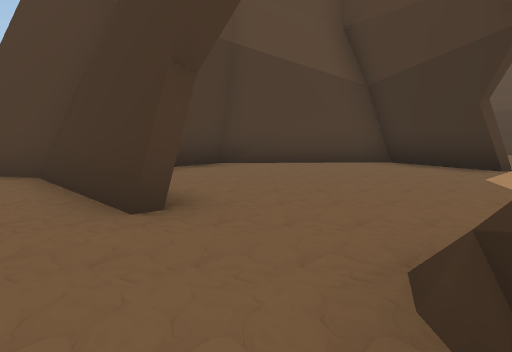
View 1 (above)

22 first-person views from a walk through a Unity game level. The camera is 1.2 m above the floor, tilts 6° down and sees 70° across. The floor is counted in squares, 2 m on a side. Each view is taken from the middle of a square. On the plan, view 1 faces up. The plan holds only what a view shows up to about 10 squares ahead; the rest is blank. The place goes on beyond the plan. The player character is not drawn. Some animated figures are not drawn.

View 2
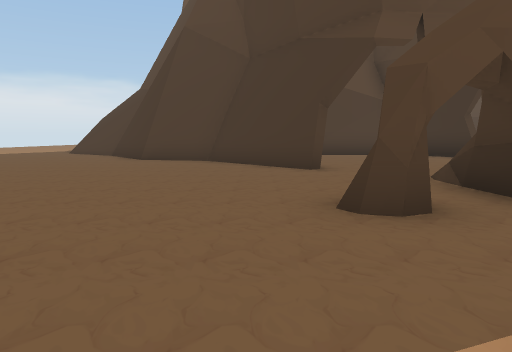

View 3
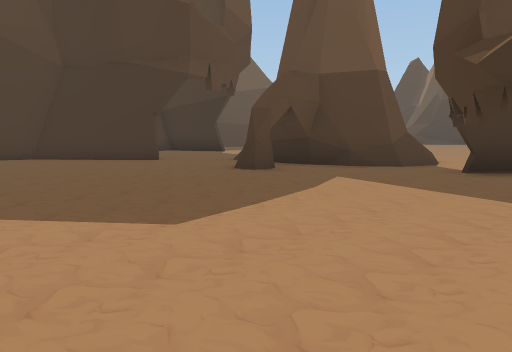

View 4
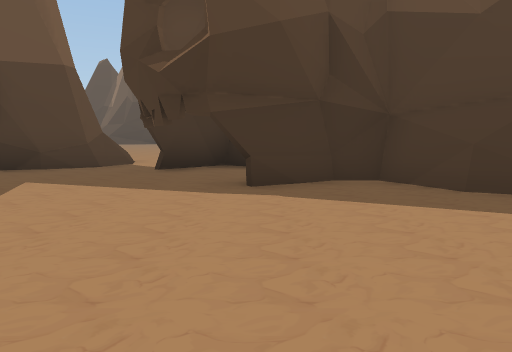

View 5
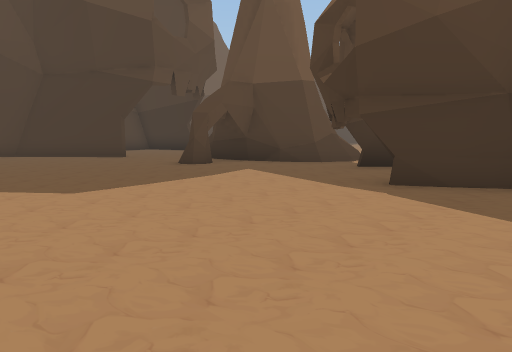

View 6
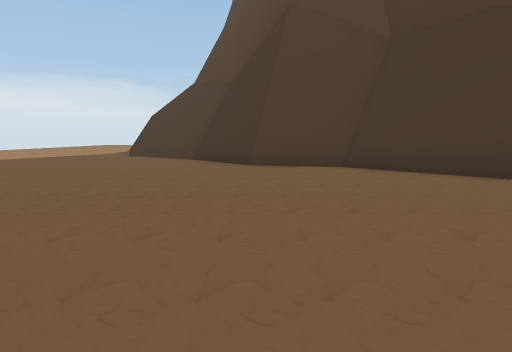

View 7
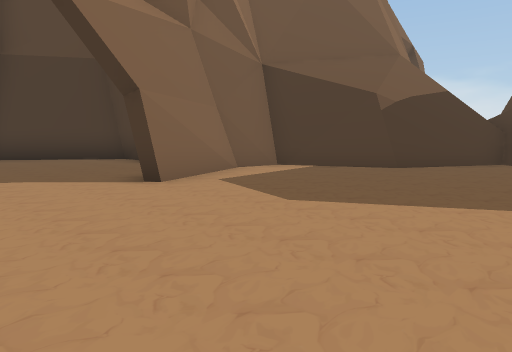

View 8
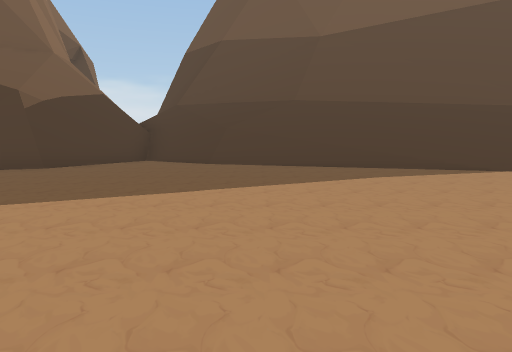

View 9
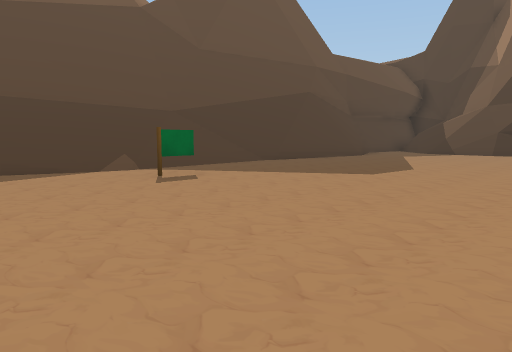

View 10
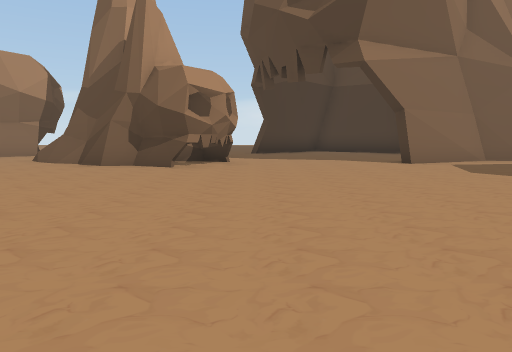

View 11
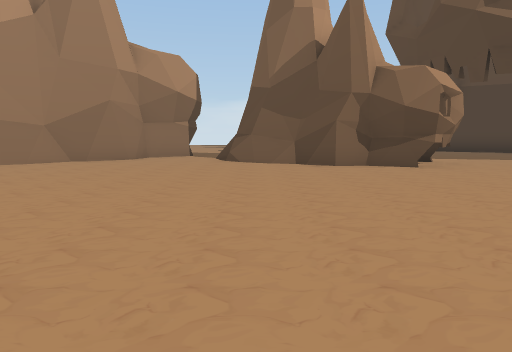

View 12
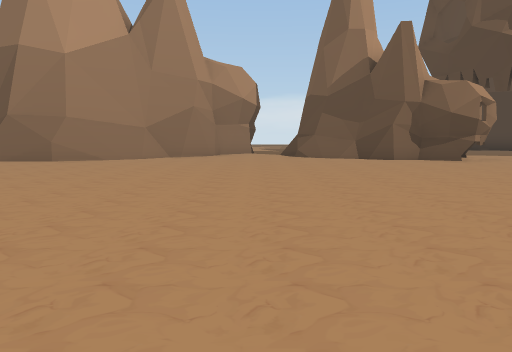

View 13
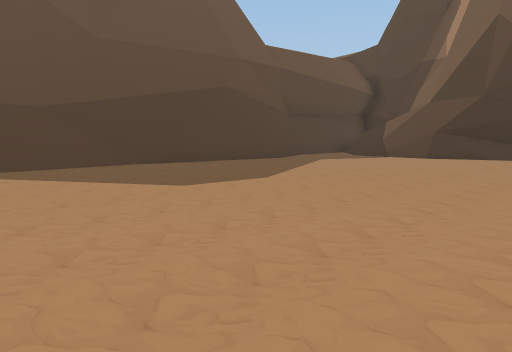

View 14
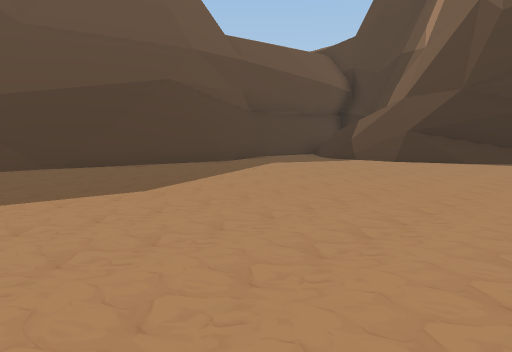

View 15
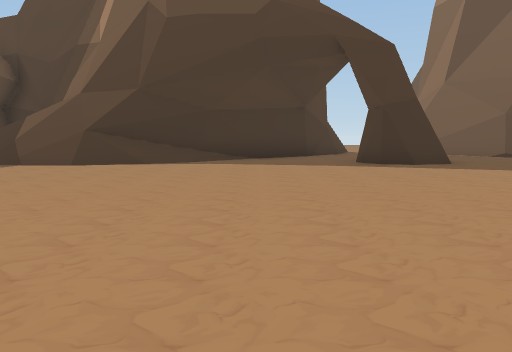

View 16
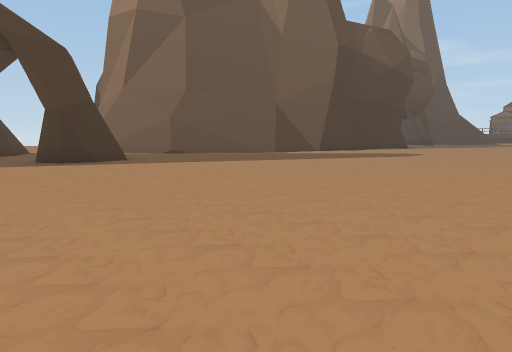

View 17
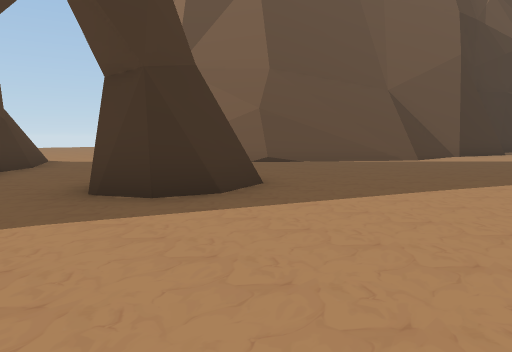

View 18
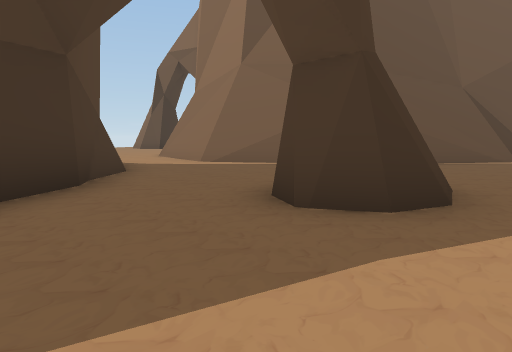

View 19
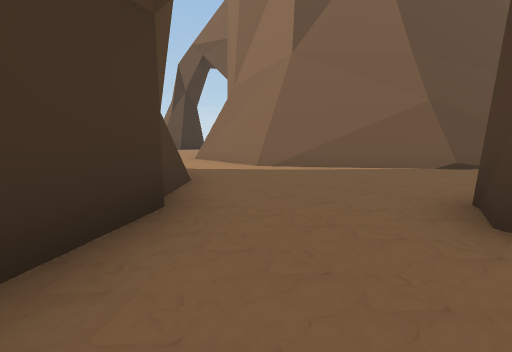

View 20
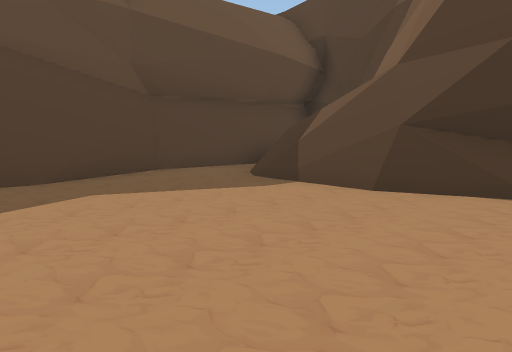

View 21
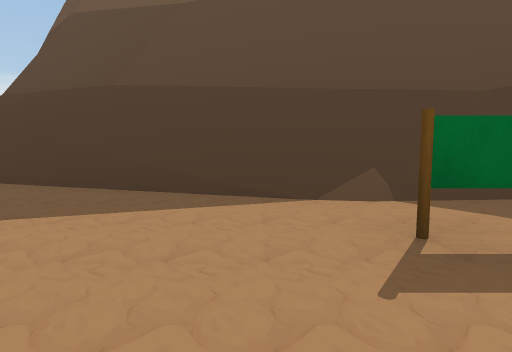

View 22
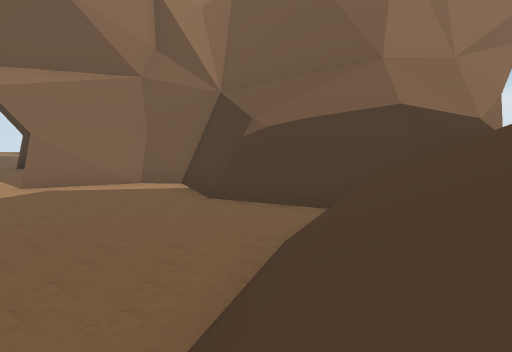

### Floor plan
Key: @ floor where view 1 was taken; # wall or solid block; . main floor; : floor 2.75 m higher than the main floor; + floor 3.5 m higher than the main floor; / step, stairs or slope; = window, fence, low wall or low ledge; ^ raised ledge; v drop or lower ground; O other object.
Columns run from 6 left of view 1 to 34 right of it. Each row starts with its distance up from view 1.
 18          ^#
 17          ^#=//##^^^
 16          ^/////////^^
 15          ^=///////=^^^
 14          ^///=/////==^^^^^
 13          =//#//////////==^^^^
 12         ^//v#...////////////==####
 11         ^v##.......////////#####/#####
 10         ##.......................// ##
  9      #####=..........O..........////^
  8 #   ##....#.....................///^
  7 ## ##.....#.....................//^
  6 .###............................/#^
  5 ...##............................/#
  4 ....##............................##
  3 .....#.............. ..............##
  2 .......// ##.......    .............##
  1 .......#  ##......     ..............##
  0 ......@#  ##......     ..........#....##
 -1 .....#.####/.......     .........#.......
 -2  ......###/.........    .................
 -3 ........#=...........   ..............###
 -4 .......#..............  ............##vv#
 -5 .......##............   ...........##v =^
 -6 .....#  ##..........     .... ..../=+==^
 -7 .....##  #/.......       ...   .../: ^^
 -8 ....=##  ^//.....        ..    ..=  #^

Where each view was taken, in squares from view 1:
view 1: 0 up, 0 right, facing up
view 2: 4 down, 2 left, facing up
view 3: 6 down, 6 left, facing up-right
view 4: 6 down, 6 left, facing right
view 5: 8 down, 6 left, facing up-right
view 6: 2 down, 5 left, facing up
view 7: 4 up, 9 right, facing up-left
view 8: 4 up, 10 right, facing up
view 9: 4 up, 12 right, facing up-right
view 10: 3 up, 13 right, facing left
view 11: 2 down, 13 right, facing left
view 12: 4 down, 15 right, facing left
view 13: 3 up, 15 right, facing up-right
view 14: 3 up, 17 right, facing up-right
view 15: 3 up, 18 right, facing right
view 16: 3 up, 17 right, facing down-right
view 17: 2 up, 23 right, facing down-right
view 18: 3 up, 25 right, facing down-right
view 19: 3 up, 27 right, facing down-right
view 20: 5 up, 22 right, facing up-right
view 21: 7 up, 14 right, facing up
view 22: 12 up, 13 right, facing left
